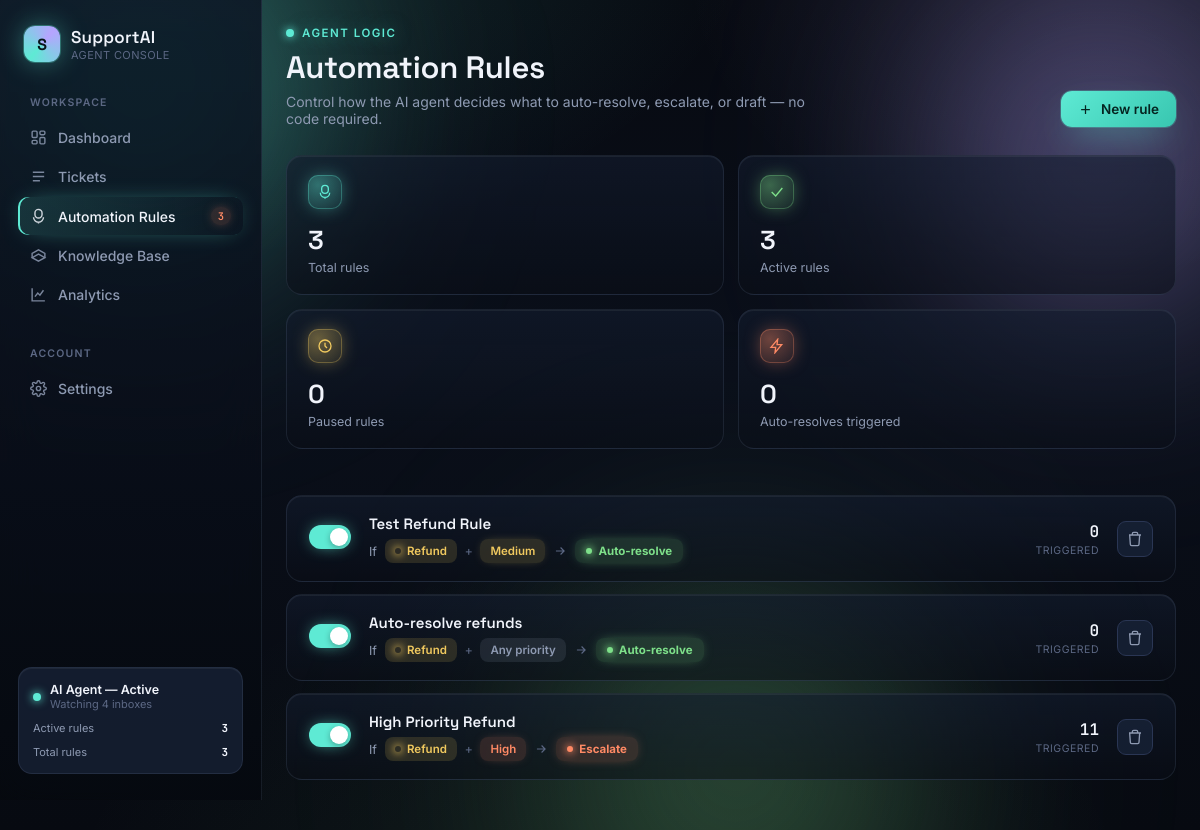
The page /automation-rules/ on the database its author committed.
### support_app/models.py (models this page shows, shortened)
class AutomationRule(models.Model):
    name = models.CharField(max_length=120)
    category = models.CharField(max_length=30, blank=True)   # blank = "any"
    priority = models.CharField(max_length=10, blank=True)   # blank = "any"
    action = models.CharField(max_length=20, choices=[
        ('resolve', 'Auto-resolve'),
        ('escalate', 'Escalate'),
        ('draft', 'Draft only'),
    ])
    is_active = models.BooleanField(default=True)
    times_triggered = models.IntegerField(default=0)
    created_at = models.DateTimeField(auto_now_add=True)
    class Meta:
        db_table = "Automation_table"

### support_app/views.py (the view, shortened to what this page needs)
# urls.py: path('automation-rules/', views.automation_rules_view, name='automation_rules'),
def automation_rules_view(request):
    rules = AutomationRule.objects.all().order_by('-created_at')
    context = {
        'rules': rules,
        'total_rules': rules.count(),
        'active_rules': rules.filter(is_active=True).count(),
        'paused_rules': rules.filter(is_active=False).count(),
        'auto_resolved_total': sum(
            r.times_triggered for r in rules if r.action == 'resolve'
        ),
    }
    return render(request, 'automation_rules.html', context)

### templates/automation_rules.html (shortened to what this page needs)
{% load static %}
<!DOCTYPE html>
<html lang="en">
<head>
</head>
<body>
<div class="bg-orbs" aria-hidden="true">
  <div class="orb orb-a"></div>
  <div class="orb orb-b"></div>
  <div class="orb orb-c"></div>
</div>
<div class="app">
  <aside class="sidebar" id="sidebar">
    <div class="brand">
      <div class="brand-mark">S</div>
      <div>
        <div class="brand-name">SupportAI</div>
        <div class="brand-sub">Agent Console</div>
      </div>
    </div>
    <nav class="nav-group">
      <div class="nav-label">Workspace</div>
      <a class="nav-item" href="/">
        <svg viewBox="0 0 24 24" fill="none" stroke="currentColor" stroke-width="2"><rect x="3" y="3" width="7" height="9" rx="1.5"/><rect x="14" y="3" width="7" height="5" rx="1.5"/><rect x="14" y="12" width="7" height="9" rx="1.5"/><rect x="3" y="16" width="7" height="5" rx="1.5"/></svg>
        Dashboard
      </a>
      <a class="nav-item" href="#">
        <svg viewBox="0 0 24 24" fill="none" stroke="currentColor" stroke-width="2"><path d="M4 6h16M4 12h16M4 18h10"/></svg>
        Tickets
      </a>
      <a class="nav-item active" href="{% url 'automation_rules' %}">
        <svg viewBox="0 0 24 24" fill="none" stroke="currentColor" stroke-width="2"><path d="M12 2a5 5 0 015 5v2a5 5 0 01-10 0V7a5 5 0 015-5z"/><path d="M5 13a7 7 0 0014 0M12 20v2"/></svg>
        Automation Rules
        <span class="nav-badge">{{ active_rules }}</span>
      </a>
      <a class="nav-item" href="#">
        <svg viewBox="0 0 24 24" fill="none" stroke="currentColor" stroke-width="2"><path d="M12 20l9-5-9-5-9 5 9 5z"/><path d="M3 15V9l9-5 9 5v6"/></svg>
        Knowledge Base
      </a>
      <a class="nav-item" href="#">
        <svg viewBox="0 0 24 24" fill="none" stroke="currentColor" stroke-width="2"><path d="M3 3v18h18"/><path d="M7 15l4-5 3 3 5-7"/></svg>
        Analytics
      </a>
    </nav>
    <nav class="nav-group">
      <div class="nav-label">Account</div>
      <a class="nav-item" href="#">
        Settings
      </a>
    </nav>
    <div class="sidebar-footer">
      <div class="agent-status">
        <span class="pulse-dot"></span>
        <div>
          <div class="agent-status-text">AI Agent — Active</div>
          <div class="agent-status-sub">Watching 4 inboxes</div>
        </div>
      </div>
      <div class="mini-stat-row"><span>Active rules</span><b>{{ active_rules }}</b></div>
      <div class="mini-stat-row"><span>Total rules</span><b>{{ total_rules }}</b></div>
    </div>
  </aside>
  <main>
    <div class="topbar">
      <div>
        <div class="page-eyebrow">
          <span class="pulse-dot" style="animation-duration:2.4s;"></span>
          Agent logic
        </div>
        <h1>Automation Rules</h1>
        <p class="page-sub">Control how the AI agent decides what to auto-resolve, escalate, or draft — no code required.</p>
      </div>
      <div class="topbar-actions">
        <button class="btn primary" type="button" id="toggleNewRule">
          <svg viewBox="0 0 24 24" fill="none" stroke="currentColor" stroke-width="2"><path d="M12 5v14M5 12h14"/></svg>
          New rule
        </button>
      </div>
    </div>
    <div class="stats-row">
      <div class="stat-card">
        <div class="stat-top">
          <div class="stat-icon c-signal"><svg viewBox="0 0 24 24" fill="none" stroke="currentColor" stroke-width="2"><path d="M12 2a5 5 0 015 5v2a5 5 0 01-10 0V7a5 5 0 015-5z"/><path d="M5 13a7 7 0 0014 0M12 20v2"/></svg></div>
        </div>
        <div class="stat-value">{{ total_rules }}</div>
        <div class="stat-label">Total rules</div>
      </div>
      <div class="stat-card">
        <div class="stat-top">
          <div class="stat-icon c-resolved"><svg viewBox="0 0 24 24" fill="none" stroke="currentColor" stroke-width="2"><path d="M4 12l6 6L20 6"/></svg></div>
        </div>
        <div class="stat-value">{{ active_rules }}</div>
        <div class="stat-label">Active rules</div>
      </div>
      <div class="stat-card">
        <div class="stat-top">
          <div class="stat-icon c-pending"><svg viewBox="0 0 24 24" fill="none" stroke="currentColor" stroke-width="2"><circle cx="12" cy="12" r="9"/><path d="M12 7v5l3 3"/></svg></div>
        </div>
        <div class="stat-value">{{ paused_rules }}</div>
        <div class="stat-label">Paused rules</div>
      </div>
      <div class="stat-card">
        <div class="stat-top">
          <div class="stat-icon c-escalate"><svg viewBox="0 0 24 24" fill="none" stroke="currentColor" stroke-width="2"><path d="M13 2L3 14h7l-1 8 10-12h-7l1-8z"/></svg></div>
        </div>
        <div class="stat-value">{{ auto_resolved_total }}</div>
        <div class="stat-label">Auto-resolves triggered</div>
      </div>
    </div>
    {% if rules %}
    <div class="rules-list" id="rulesList">
      {% for rule in rules %}
      <div class="rule-card {% if not rule.is_active %}inactive{% endif %}" style="animation-delay:{{ forloop.counter0|add:'1' }}0ms">
        <form method="post" action="{% url 'automation_rules' %}">
          <button class="rule-toggle {% if rule.is_active %}on{% endif %}" type="submit" aria-label="Toggle rule"></button>
        </form>
        <div class="rule-main">
          <div class="rule-name">{{ rule.name }}</div>
          <div class="rule-condition">
            <span>If</span>
            <span class="badge {% if rule.category %}{{ rule.category|lower }}{% else %}any{% endif %}"><span class="dot"></span>{{ rule.category|default:"Any category"|capfirst }}</span>
            <span class="sep">+</span>
            <span class="priority-badge {{ rule.priority|lower }}">{{ rule.priority|default:"Any priority"|capfirst }}</span>
            <svg class="rule-arrow-icon" viewBox="0 0 24 24" fill="none" stroke="currentColor" stroke-width="2"><path d="M5 12h14M13 6l6 6-6 6"/></svg>
            <span class="action-badge {{ rule.action }}">
              <span class="dot"></span>
              {% if rule.action == 'resolve' %}Auto-resolve{% elif rule.action == 'escalate' %}Escalate{% else %}Draft only{% endif %}
            </span>
          </div>
        </div>
        <div class="rule-stats">
          <span class="rule-trigger-count mono">{{ rule.times_triggered }}</span>
          <span class="rule-trigger-label">Triggered</span>
        </div>
        <form method="post" action="{% url 'automation_rules' %}" class="rule-menu-form">
          <button class="icon-btn" type="submit" aria-label="Delete rule" onclick="return confirm('Delete this rule?');">
            <svg viewBox="0 0 24 24" fill="none" stroke="currentColor" stroke-width="2"><path d="M3 6h18M8 6V4a2 2 0 012-2h4a2 2 0 012 2v2m3 0l-1 14a2 2 0 01-2 2H7a2 2 0 01-2-2L4 6h16z"/></svg>
          </button>
        </form>
      </div>
      {% endfor %}
    </div>
    {% endif %}
  </main>
</div>
</body>
</html>

### rows shown on the page
AutomationRule: is_active True (drawn), name "Test Refund Rule", category "Refund", priority "Medium", action "Auto-resolve", times_triggered "0"
AutomationRule: is_active True (drawn), name "Auto-resolve refunds", category "Refund", priority "Any priority", action "Auto-resolve", times_triggered "0"
AutomationRule: is_active True (drawn), name "High Priority Refund", category "Refund", priority "High", action "Escalate", times_triggered "11"

### other values the page prints
{{ active_rules }} "3"
{{ total_rules }} "3"
{{ paused_rules }} "0"
{{ auto_resolved_total }} "0"
